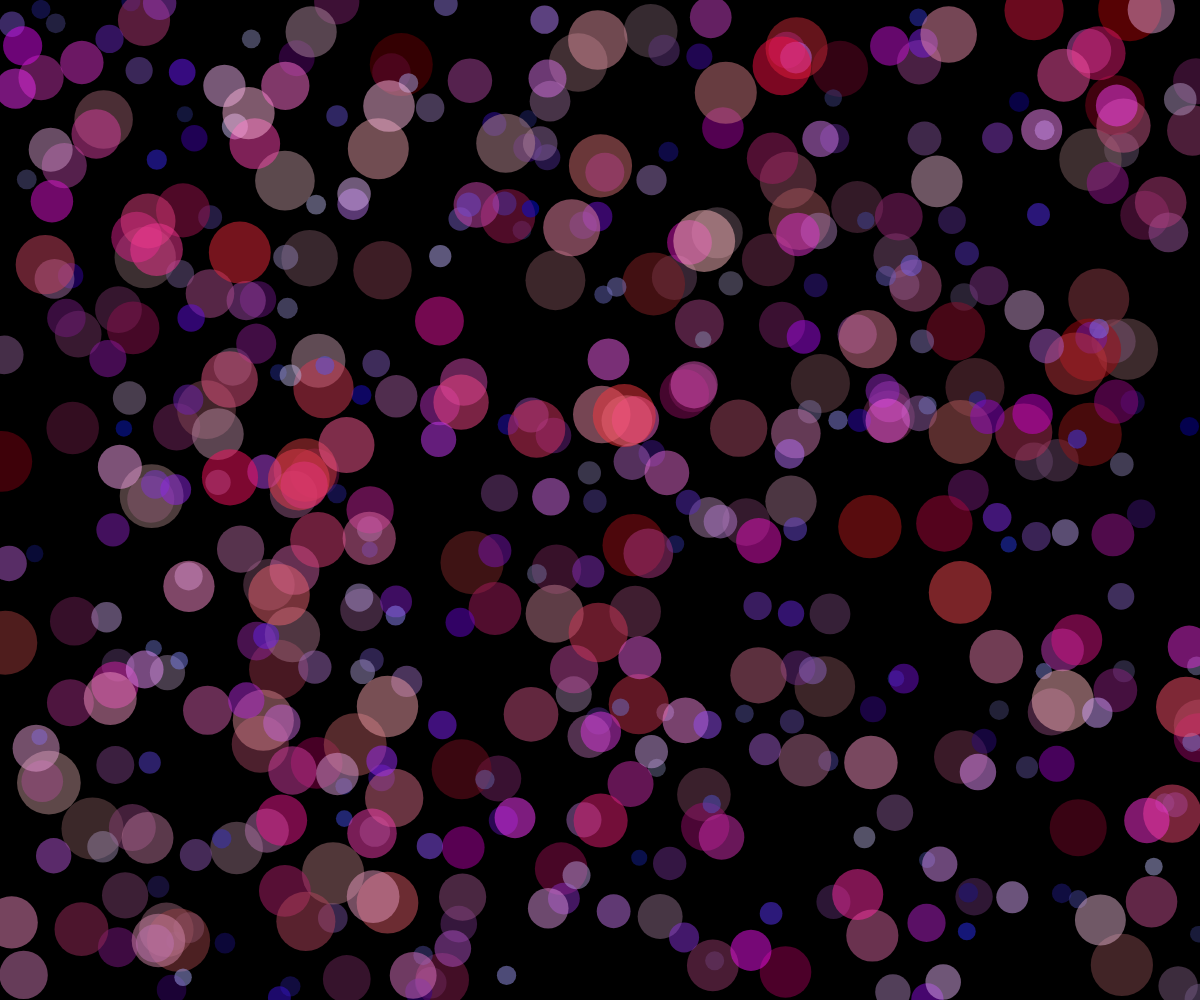
Frame 1 (no input)
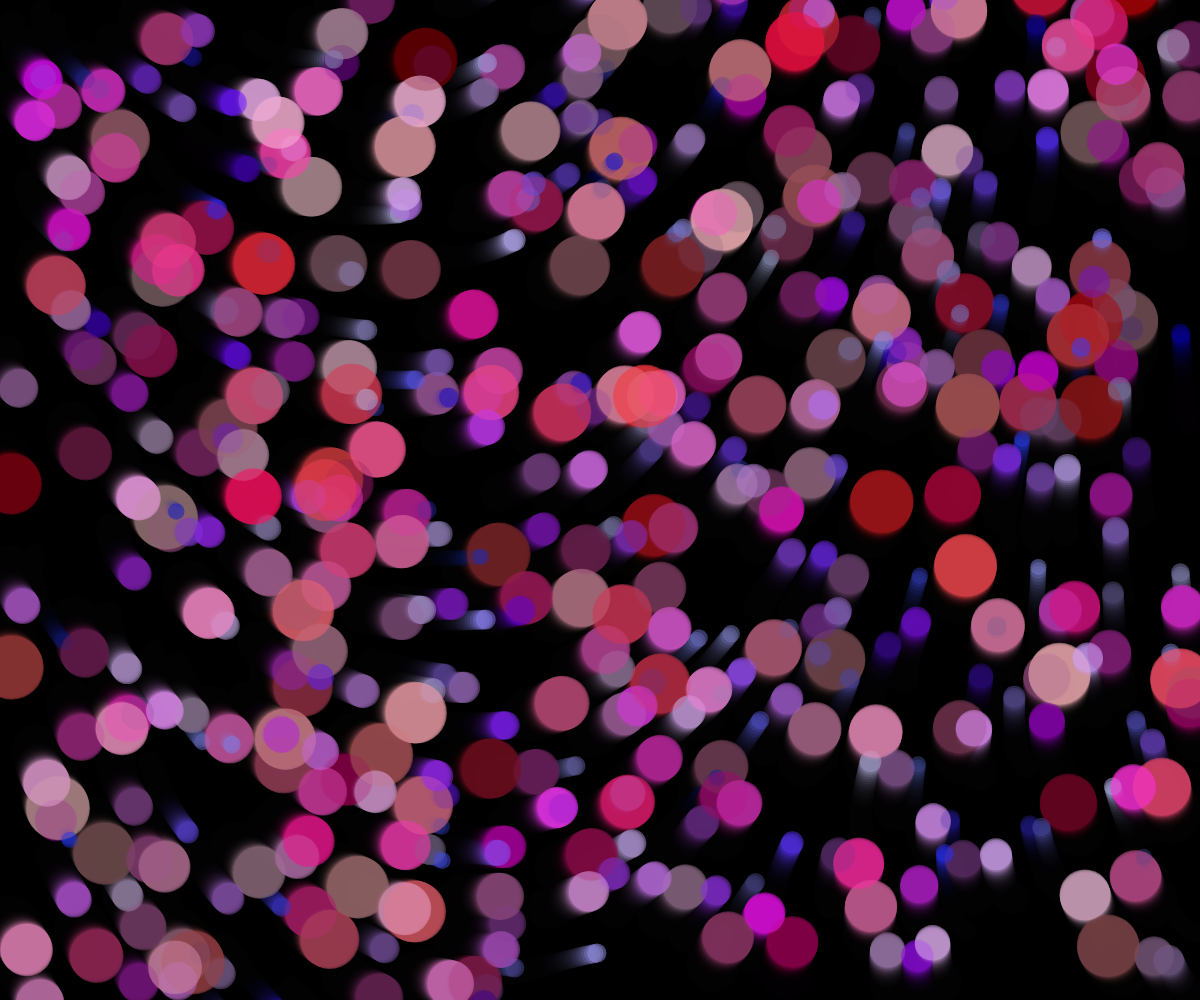
Frame 60 (no input)
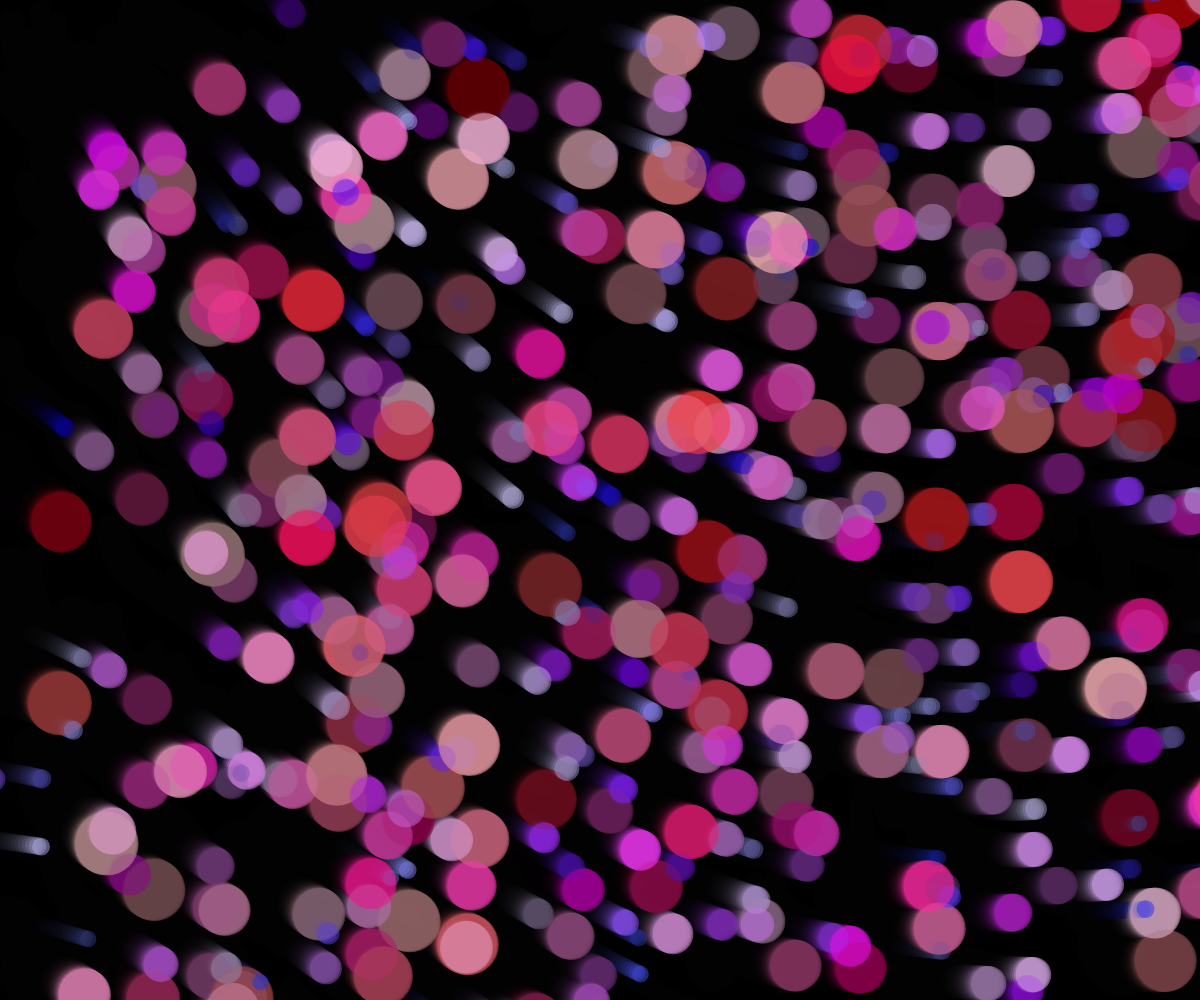
Frame 120 (the mouse pressed at the canvas centre since frame 60)

The p5.js sketch that drew these frames (run headless with seeded random() and noise() and a simulated clock; from frame 60 on, the mouse is pressed at the canvas centre):

// p5.js sketch
// ── sketch.js
let ps;
var pCount = 512;
var minm = 16;
var maxm = 64;
var bgalpha = .2;
var fgalpha = .5;
var w,h;

function setup() {
	createCanvas(windowWidth, windowHeight, P2D);
	colorMode(HSB, 1,1,1,1);
  background(0);
  w = width;
  h = height;

	ps = new Array(pCount);
  for(var i = 0; i < pCount; i++){
			var p = new P();
			p.z = map(i, 0, pCount, .4, 1);
      ps[i] = p;
  }
}

function windowResized() {
  resizeCanvas(windowWidth, windowHeight);
}

function draw(){
  w = width;
  h = height;

  noStroke();
  fill(0,bgalpha);
  rect(0,0,w,h);

  //lines();

  for(var i = 0; i < pCount; i++){
    ps[i].updateParticle();
  }
}

function lines(){
  var s = 300;
  for(var x = 0; x < w; x+=s){
    for(var y = 0; y < h; y+=s){
      pushMatrix();
      translate(x,y);
      rotate(getAngleAt(x,y));
      stroke(1);
      line(-s/8, 0, s/2, 0);
      popMatrix();
    }
  }
}

function getAngleAt(x,  y){
  return getNoiseAt(x,y)*TWO_PI*2;
}

function getNoiseAt(x,  y){
  var ns = 0.0005;
  return noise(x*ns, y*ns,radians(frameCount));
}

function P(){
	this.pos = createVector(random(w), random(h));
	this.spd = createVector();
	this.acc = createVector();
	this.m = 	random(minm,maxm);
	this.l = 	maxm/this.m;
	this.hue = map(this.m,minm,maxm,.65,1);
	this.sat = random(.2,1);

	this.updateParticle = function(){
		//apply acceleration in a random direction decided by noise
		var a = getAngleAt(this.pos.x, this.pos.y);
		this.acc.add(p5.Vector.fromAngle(a).div(this.m));

		//apply acceleration in the same direction as the mouse,
		//apply it less on more massive objects
		//the force get smaller with the square of the distance from the mouse
		if(mouseIsPressed){
			 var ma = angle(pmouseX, pmouseY, mouseX, mouseY);
			 var mm = dist(mouseX, mouseY, pmouseX, pmouseY);
			 var md = dist(this.pos.x, this.pos.y, mouseX, mouseY);
			 this.acc.add(p5.Vector.fromAngle(ma).mult(20*maxm*(mm*mm/(md*md))/this.m));
		}

		this.spd.add(this.acc);
		this.spd.limit(this.l);
		this.pos.add(this.spd);
		this.acc.mult(0);

		if(this.pos.x <  -this.m*2) this.pos.x+=w+this.m*4;
		if(this.pos.x > w+this.m*2) this.pos.x-=w+this.m*4;
		if(this.pos.y <  -this.m*2) this.pos.y+=h+this.m*4;
		if(this.pos.y > h+this.m*2) this.pos.y-=h+this.m*4;

		this.drawParticle();
	}

	this.drawParticle = function(){
		strokeWeight(this.m);
		stroke(this.hue,this.sat,this.z,fgalpha);
		point(this.pos.x,this.pos.y);
	}
}

function angle(x0, y0, x1, y1){
    return atan2(y1 - y0, x1 - x0);
}

// ── post.html
<!DOCTYPE html>
<html>
<head>
<link rel="shortcut icon" type="image/png" href="https://krabcode.github.io/favicon.png"/>
<link rel="stylesheet" href="../../styles/sketch.css">
<title>Bubbles</title>
<script src="../../lib/p5.js"></script>
<script src="sketch.js"></script>
</style>
</head>
<body>
</body>
<header class="noselect">
<p><a href="https://krabcode.github.io/index.html"> <<< </a></p>
</header>
</html>
